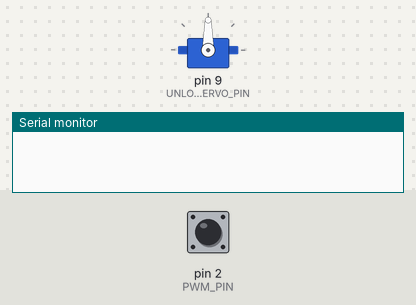
Simulated run of this sketch. Board: Arduino Uno, built with avr-gcc and run on an emulated ATmega328P. Parts: servo, the last lines printed to the serial monitor. The test bench sets the inputs (shaded band); at power-on: pin 2 (PWM_PIN) LOW.

Above: at 1.2 s.
1.3 s: pin 2 (PWM_PIN) driven HIGH
At 3.2 s:
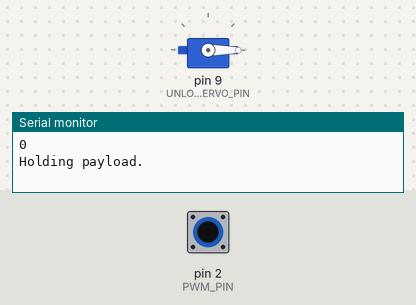
3.8 s: pin 2 (PWM_PIN) pulsed LOW 5 times (0.12 s each, 0.3 s apart)
Timing chart, 0 to 6.8 s (numbered marks = the images above; inputs shaded):
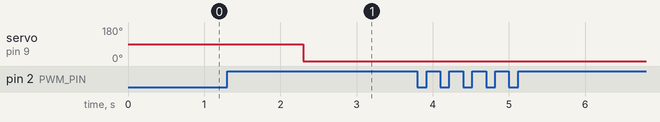

Measured:
- after the input at 1.3 s, servo on pin 9 (UNLOCK_SERVO_PIN): 90° → 0° after 1.0 s

The sketch:

drone_side.ino
```cpp
// マスター側のAruduinoプログラム
// PixhawkからPWM信号を受信し、投下装置の制御を行う
#include <Servo.h>
#include <Stepper.h>


// 投下装置に合わせて調整してください。
const int SERVO_OPEN_POSITION = 180; // 投下時のサーボ位置(ロック解除)
const int SERVO_CLOSE_POSITION = 0; // 待機時のサーボ位置

// ボビンの巻き数（ここで指定した分だけ糸を繰り出す）
// 正転：+、反転：-
int revolution = 30;

// CUBEの設定に合わせて設定
const int DROP_THRESHOLD = 1300; // PWM信号の閾値、これ以上の値なら投下


Servo sv;

const int PWM_PIN = 2; // PixhawkからPWM信号を受信するピン
const int UNLOCK_SERVO_PIN = 9; // ロックを解除するサーボに接続するピン


// モーターの1回転ステップ数(オリエンタルモーターPKP246D15A-L)
int around_step = 200;

int step = around_step * revolution;

// ステッピングモータ回転速度(rpm)
int speed = 200;


// stepper インスタンス生成
Stepper stepper(around_step, 4,5,6,7);

void setup() {
  pinMode(PWM_PIN, INPUT);
  sv.attach(UNLOCK_SERVO_PIN);
  attachInterrupt(digitalPinToInterrupt(PWM_PIN), pwmReceived, CHANGE); // PWM信号の変化を割り込みとして扱う
  // 回転スピード設定
  stepper.setSpeed(speed) ;
  Serial.begin(9600);
}

void loop() {
  // メインループでの処理が必要な場合はここに追加
}

void pwmReceived() {
  int pwmValue = pulseIn(PWM_PIN, HIGH); // PWM信号のパルス幅をマイクロ秒単位で取得
  Serial.println(pwmValue);
  if (pwmValue < DROP_THRESHOLD) {
      holdPayload(); // 投下物を保持
    }

  if (pwmValue >= DROP_THRESHOLD) {
    releasePayload(); // 投下シーケンスを実行
  }
}

void holdPayload() {
  Serial.println("Holding payload.");
  sv.write(SERVO_CLOSE_POSITION); // サーボをロックポジション
}

void releasePayload() {
  // 投下シーケンスを実装

  // 1. 投下信号をスレーブへ送信
  int dropSignal = 30; // 3桁の整数で表される投下信号
  Serial.println(dropSignal); // 信号をシリアル通信で送信
  Serial.println("Drop signal sended. Unlocking...");

  // 2. ロック解除
  sv.write(SERVO_OPEN_POSITION);
  delay(500); // ロック解除のための適切な時間を設定

  // 3. ステッピングモータを回してワイヤーを繰り出す（必要に応じて実装）
  stepper.step(step);

  // 4. ステッピングモータを回してワイヤーを巻き取る（必要に応じて実装）
  stepper.step(-1 * step);

  // 投下が完了したら、必要な後処理をここに追加
}
```
